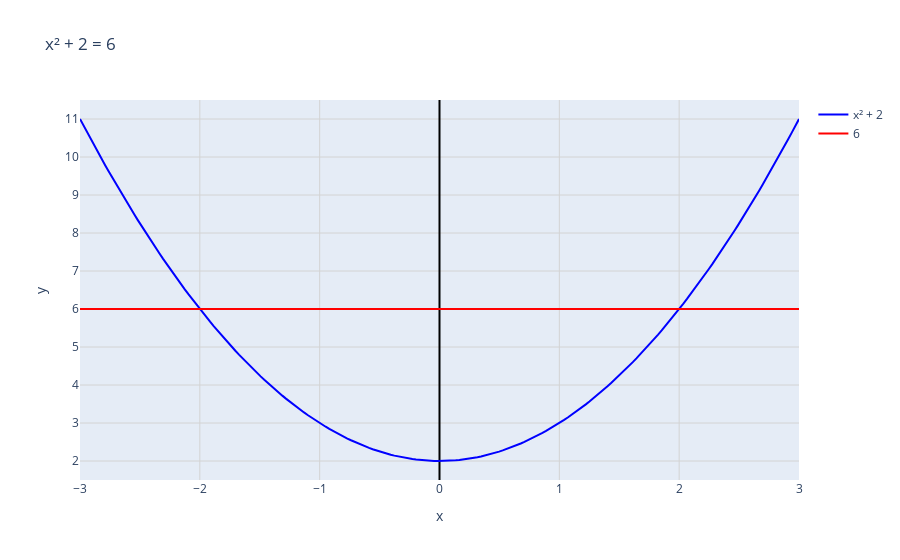

The notebook cell saved with this chart:
### Code cell
import numpy as np
import plotly.graph_objects as go

# Generate x values
x = np.linspace(-3, 3, 200)

# Calculate y values for x² + 2
y1 = x**2 + 2

# Create constant line y = 6
y2 = np.full_like(x, 6)

# Create figure
fig = go.Figure()

# Add the quadratic function x² + 2
fig.add_trace(go.Scatter(
    x=x,
    y=y1,
    name='x² + 2',
    mode='lines',
    line=dict(color='blue')
))

# Add the constant line y = 6
fig.add_trace(go.Scatter(
    x=x,
    y=y2,
    name='6',
    mode='lines',
    line=dict(color='red')
))

# Update layout
fig.update_layout(
    title='x² + 2 = 6',
    xaxis_title='x',
    yaxis_title='y',
    showlegend=True,
    hovermode='x unified'
)

# Add grid and set axis ranges
fig.update_xaxes(gridcolor='lightgrey', zeroline=True, zerolinecolor='black')
fig.update_yaxes(gridcolor='lightgrey', zeroline=True, zerolinecolor='black')

# Show the plot
fig.show()

### Figure 1 — Plotly figure (JSON) as saved in the notebook; plotly's stock layout.template omitted (floating-point values rounded to 4 significant figures; data arrays with more than 128 entries replaced by an {"elided": "..."} marker saying what was removed)
{"data": [{"line": {"color": "blue"}, "mode": "lines", "name": "x² + 2", "type": "scatter", "x": {"elided": "200 float values"}, "y": {"elided": "200 float values"}}, {"line": {"color": "red"}, "mode": "lines", "name": "6", "type": "scatter", "x": {"elided": "200 float values"}, "y": {"elided": "200 int values"}}], "layout": {"hovermode": "x unified", "showlegend": true, "title": {"text": "x² + 2 = 6"}, "xaxis": {"gridcolor": "lightgrey", "title": {"text": "x"}, "zeroline": true, "zerolinecolor": "black"}, "yaxis": {"gridcolor": "lightgrey", "title": {"text": "y"}, "zeroline": true, "zerolinecolor": "black"}}}
